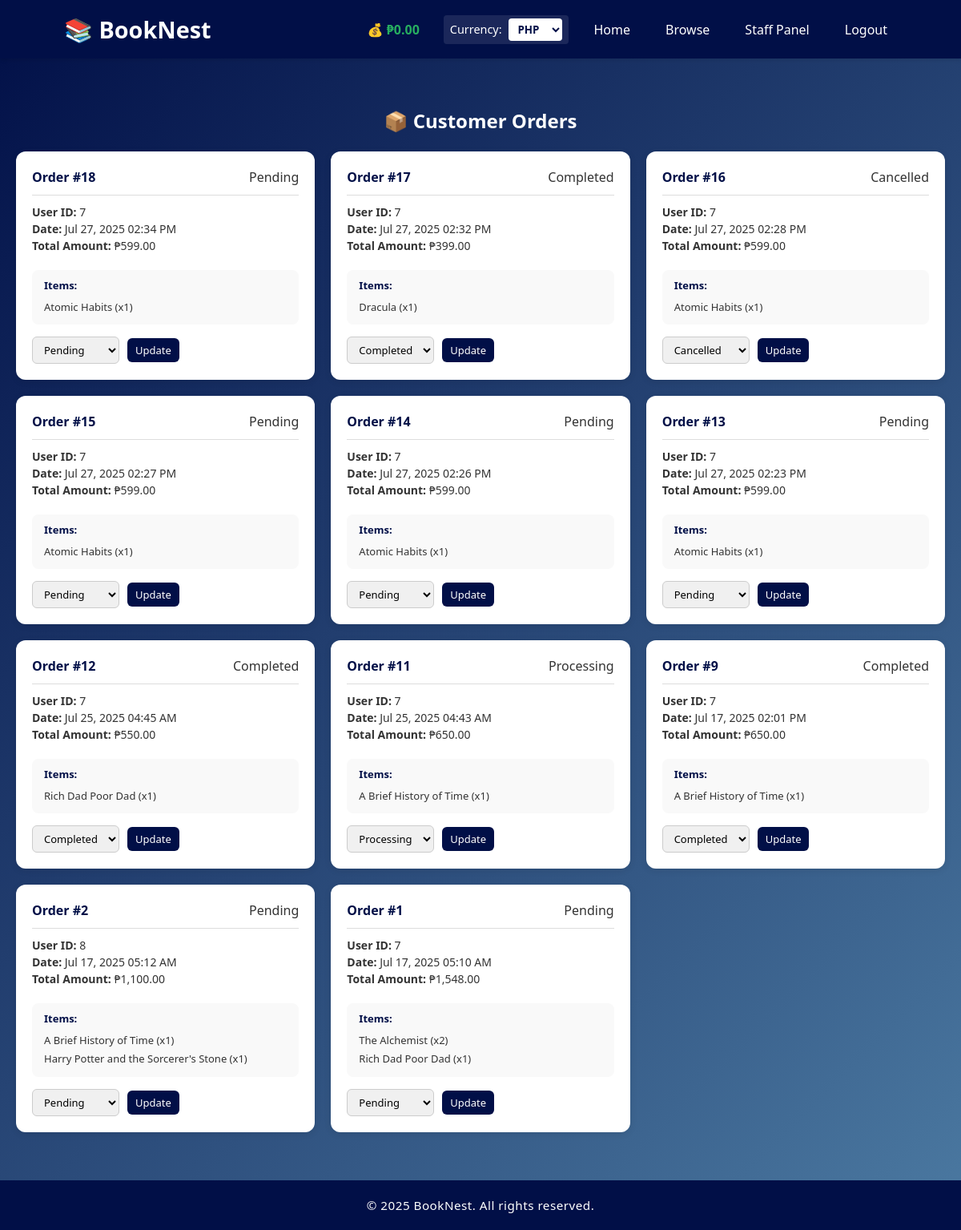
/staff-orders.php (signed in), run on an earlier commit of the app's database.
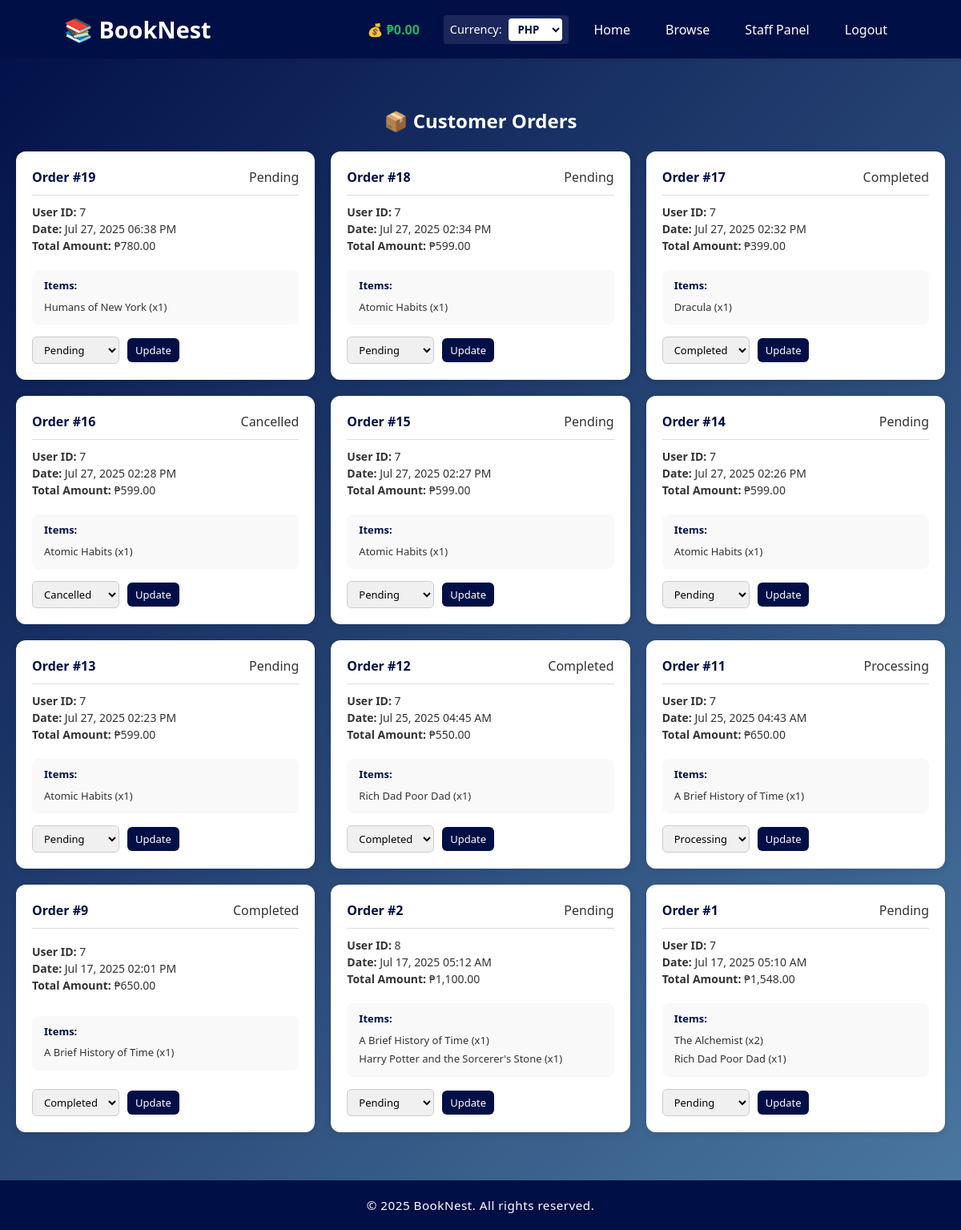
And on a later commit of the database.
### tables this page shows
CREATE TABLE `orders` (
  `order_id` int(11) NOT NULL,
  `user_id` int(11) DEFAULT NULL,
  `order_date` timestamp NOT NULL DEFAULT current_timestamp(),
  `status` enum('pending','processing','shipped','completed','cancelled') DEFAULT 'pending',
  `total_amount` decimal(10,2) DEFAULT 0.00
);

CREATE TABLE `order_items` (
  `item_id` int(11) NOT NULL,
  `order_id` int(11) DEFAULT NULL,
  `book_id` int(11) DEFAULT NULL,
  `quantity` int(11) DEFAULT NULL,
  `subtotal` decimal(10,2) NOT NULL
);

CREATE TABLE `books` (
  `book_id` int(11) NOT NULL,
  `title` varchar(255) NOT NULL,
  `author` varchar(255) DEFAULT NULL,
  `price` decimal(10,2) NOT NULL,
  `stock` int(11) DEFAULT 0,
  `category_id` int(11) DEFAULT NULL,
  `is_featured` tinyint(1) DEFAULT 0,
  `is_digital` tinyint(1) DEFAULT 0
);

### staff-orders.php (the view, shortened to what this page needs)
<?php
include 'includes/header.php';
$result = $conn->query("
    SELECT o.order_id, o.user_id, o.status, o.order_date,
           IFNULL(SUM(b.price * oi.quantity), 0) AS total_amount
    FROM orders o
    LEFT JOIN order_items oi ON o.order_id = oi.order_id
    LEFT JOIN books b ON oi.book_id = b.book_id
    GROUP BY o.order_id
    ORDER BY o.order_date DESC
");
?>
<div class="container">
    <h2>📦 Customer Orders</h2>
    <div class="orders-container">
        <?php while ($row = $result->fetch_assoc()): ?>
            <div class="order-card">
                <div class="order-header">
                    <h3>Order #<?php echo $row['order_id']; ?></h3>
                    <span><?php echo ucfirst($row['status']); ?></span>
                </div>
                <div class="order-details">
                    <p><strong>User ID:</strong> <?php echo $row['user_id']; ?></p>
                    <p><strong>Date:</strong> <?php echo date("M d, Y h:i A", strtotime($row['order_date'])); ?></p>
                    <p><strong>Total Amount:</strong> ₱<?php echo number_format($row['total_amount'], 2); ?></p>
                </div>
                <div class="items-list">
                    <strong>Items:</strong>
                    <?php
                    $items_result = $conn->prepare("
                        SELECT b.title, oi.quantity
                        FROM order_items oi
                        JOIN books b ON oi.book_id = b.book_id
                        WHERE oi.order_id = ?
                    ");
                    $items_result->bind_param("i", $row['order_id']);
                    $items_result->execute();
                    $items = $items_result->get_result();
                    if ($items->num_rows > 0) {
                        while ($item = $items->fetch_assoc()) {
                            echo "<p>" . htmlspecialchars($item['title']) . " (x" . $item['quantity'] . ")</p>";
                        }
                    } else {
                        echo "<p>No items found.</p>";
                    }
                    ?>
                </div>
                <form method="post" class="status-update">
                    <select name="status">
                        <option value="pending" <?php if ($row['status'] == 'pending') echo 'selected'; ?>>Pending</option>
                        <option value="processing" <?php if ($row['status'] == 'processing') echo 'selected'; ?>>Processing</option>
                        <option value="completed" <?php if ($row['status'] == 'completed') echo 'selected'; ?>>Completed</option>
                        <option value="cancelled" <?php if ($row['status'] == 'cancelled') echo 'selected'; ?>>Cancelled</option>
                    </select>
                    <button type="submit" name="update_status">Update</button>
                </form>
            </div>
        <?php endwhile; ?>
    </div>
</div>
<?php include 'includes/footer.php'; ?>

What changed in the data, as far as the page shows it:
added orders: order_id "19", status "Pending", user "7", order_date "Jul 27, 2025 06:38 PM", total_amount "780.00"
added order_items: book.title "Humans of New York", quantity "1", shown under "19"
